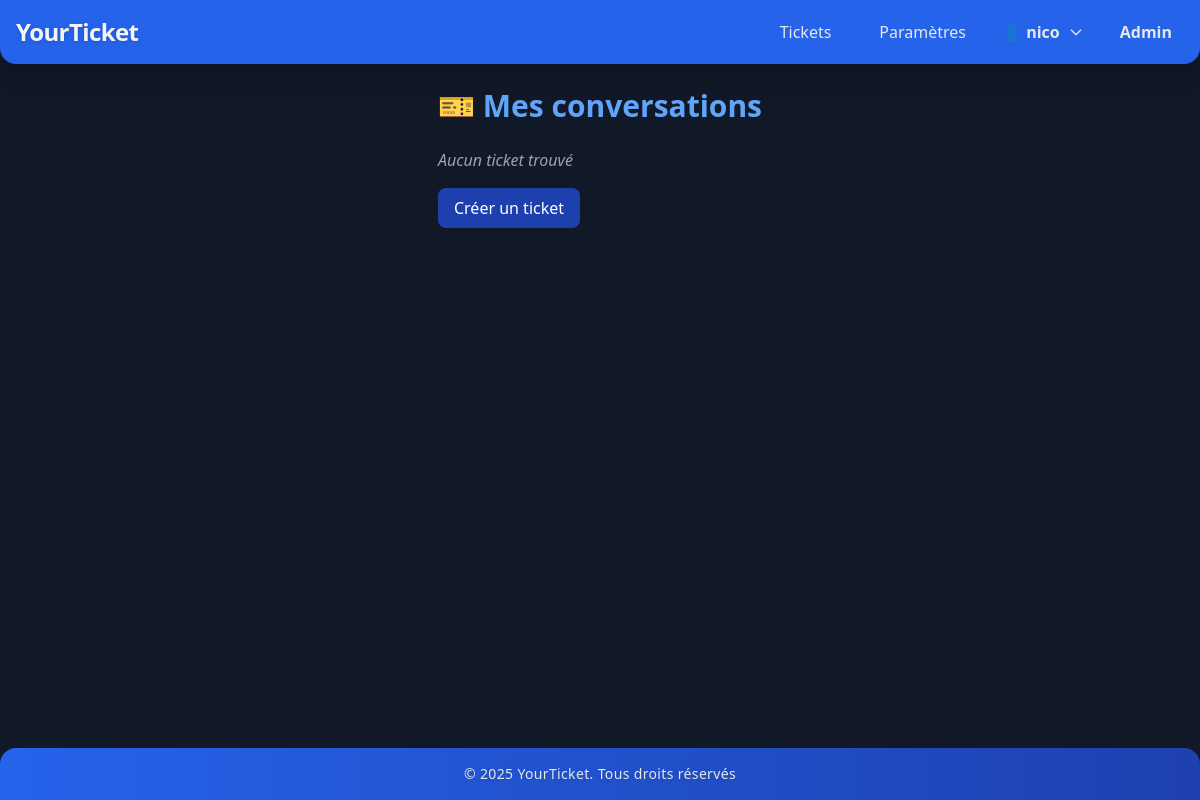
The page /yourticket.php (signed in) on the database its author committed.
### tables this page shows
CREATE TABLE `User_Settings` (
  `user_id` int NOT NULL,
  `setting_key` varchar(50) NOT NULL,
  `setting_value` varchar(255) DEFAULT NULL
);

### src/php/lang.php (called while the page is built, shortened)
<?php
function getLanguage($db, $user_id = null)
{
    try {
        $stmt = $db->prepare("SELECT setting_value FROM User_Settings WHERE user_id = ? AND setting_key = 'language'");
        $stmt->execute([$user_id]);
        return $stmt->fetchColumn() ?? 'fr';
    } catch (PDOException $e) {
        return 'fr';
    }
}
function getTheme($db, $user_id)
{
    try {
        $stmt = $db->prepare("SELECT setting_value FROM User_Settings WHERE user_id = ? AND setting_key = 'theme'");
        $stmt->execute([$user_id]);
        return $stmt->fetchColumn() ?? 'light';
    } catch (PDOException $e) {
        return 'light';
    }
}
$lang = isset($db) && isset($user_id) ? getLanguage($db, $user_id) : 'en';
function t($key, $translations, $lang = 'en')
{
    global $lang;
    return $translations[$lang][$key] ?? $key;
}

### yourticket.php (the view, shortened to what this page needs)
<?php
require_once './src/php/dbconn.php';
require_once './src/php/lang.php';
require_once './src/components/header.php';
$user_id = $_SESSION['id'] ?? 0;
$lang = getLanguage($db, $user_id);
$theme = getTheme($db, $user_id);
$sql = "
  SELECT
    t.*,
    (SELECT COUNT(*) FROM Messages m WHERE m.Ticket_id = t.Id AND m.Created_by != :user_id) AS unread_count
  FROM Ticket t
  WHERE t.User_id = :user_id AND t.Deleted_at IS NULL
  ORDER BY t.Created_at DESC
";
try {
    $stmt = $db->prepare($sql);
    $stmt->bindParam(':user_id', $user_id, PDO::PARAM_INT);
    $stmt->execute();
    $tickets = $stmt->fetchAll(PDO::FETCH_ASSOC);
} catch (PDOException $e) {
    die(t('database_error', $translations, $lang) . ": " . $e->getMessage());
}
?>
<!DOCTYPE html>
<html lang="<?= $lang ?>" class="<?= $theme === 'dark' ? 'dark' : '' ?>">
<head>
</head>
<body class="bg-gray-100 dark:bg-gray-900 text-gray-900 dark:text-gray-100 flex flex-col min-h-screen">
  <?php require_once './src/components/header.php'; ?>
  <main class="flex-grow max-w-6xl mx-auto p-6">
    <h1 class="text-3xl font-bold mb-6 text-blue-600 dark:text-blue-400">
      🎫 <?= t('my_conversations', $translations, $lang) ?>
    </h1>
    <?php if (empty($tickets)): ?>
      <p class="italic text-gray-500 dark:text-gray-400">
        <?= t('no_tickets', $translations, $lang) ?>
      </p>
      <div class="mt-4">
        <a href="create_ticket.php" class="inline-block bg-blue-600 hover:bg-blue-700 dark:bg-blue-800 dark:hover:bg-blue-900 text-white px-4 py-2 rounded-lg transition">
          <?= t('create_ticket', $translations, $lang) ?>
        </a>
      </div>
    <?php endif; ?>
  </main>
  <?php require_once './src/components/footer.php'; ?>
</body>
</html>

### src/components/header.php (shortened to what this page needs)
<?php
$isAdmin = isset($_SESSION['role_id']) && in_array($_SESSION['role_id'], [1, 3, 4]);
require_once __DIR__ . '/../php/dbconn.php';
require_once __DIR__ . '/../php/lang.php';
$lang = 'fr';
if (isset($_SESSION['id'])) {
    $lang = getLanguage($db, $_SESSION['id']);
}
?>
<script src="https://cdn.tailwindcss.com?plugins=forms"></script>
<nav class="bg-blue-600 p-4 shadow-xl rounded-b-2xl">
  <div class="max-w-7xl mx-auto flex justify-between items-center">
    <h1 class="text-white dark:text-gray-100 text-2xl font-extrabold tracking-tight drop-shadow">
      <a href="index.php" class="hover:text-yellow-300 dark:hover:text-yellow-400 transition-colors">
        <?= t('YourTicket', $translations, $lang) ?>
      </a>
    </h1>
    <ul class="flex space-x-6 text-white dark:text-gray-200 items-center">
      <li>
        <a href="yourticket.php" class="hover:bg-blue-700 dark:hover:bg-blue-900 px-3 py-1 rounded-lg transition-colors font-medium">
          <?= t('Tickets', $translations, $lang) ?>
        </a>
      </li>
      <li>
        <a href="param.php" class="hover:bg-blue-700 dark:hover:bg-blue-900 px-3 py-1 rounded-lg transition-colors font-medium">
          <?= t('Settings', $translations, $lang) ?>
        </a>
      </li>
      <?php if(isset($_SESSION['fname'])) : ?>
        <li class="relative group" id="profile-menu">
          <button class="flex items-center space-x-2 hover:text-yellow-300 transition-colors focus:outline-none font-semibold">
            <span>👤 <?= htmlspecialchars($_SESSION['fname']) ?></span>
            <svg class="w-4 h-4" fill="none" stroke="currentColor" viewBox="0 0 24 24">
              <path stroke-linecap="round" stroke-linejoin="round" stroke-width="2" d="M19 9l-7 7-7-7"/>
            </svg>
          </button>
        </li>
        <?php if($isAdmin): ?>
          <li>
            <a href="admin.php" class="hover:bg-red-700 dark:hover:bg-red-900 px-3 py-1 rounded-lg transition-colors font-bold">
              <?= t('Admin', $translations, $lang) ?>
            </a>
          </li>
        <?php endif; ?>
      <?php endif; ?>
    </ul>
  </div>
</nav>

### src/components/footer.php
<?php
require_once __DIR__ . '/../php/dbconn.php';
require_once __DIR__ . '/../php/lang.php';
$lang = 'fr';
if (isset($_SESSION['id'])) {
    $lang = getLanguage($db, $_SESSION['id']);
}
?>
<footer class="bg-gradient-to-r from-blue-600 to-blue-800 p-4 shadow-xl rounded-t-2xl mt-auto">
    <div class="max-w-7xl mx-auto text-center">
        <p class="text-white dark:text-gray-200 text-sm tracking-wide font-medium drop-shadow">
            © <?= date('Y') ?> YourTicket. <?= t('all_rights_reserved', $translations, $lang) ?>
        </p>
    </div>
</footer>

### rows shown on the page
user_settings: setting_value "YourTicket", setting_value "Tickets", setting_value "Paramètres", setting_value "Admin", setting_value "Mes conversations", setting_value "Aucun ticket trouvé", setting_value "Créer un ticket", setting_value "Tous droits réservés"

### other values the page prints
$_SESSION['fname'] "nico"
